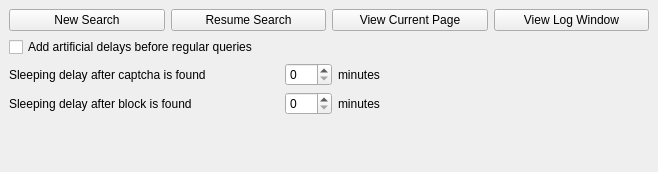
<?xml version="1.0" encoding="UTF-8"?>
<ui version="4.0">
 <class>Form</class>
 <widget class="QMainWindow" name="Form">
  <property name="geometry">
   <rect>
    <x>0</x>
    <y>0</y>
    <width>658</width>
    <height>172</height>
   </rect>
  </property>
  <property name="windowTitle">
   <string>Welcome to Citenet/CNA 1.6-0.3-5</string>
  </property>
  <widget class="QWidget" name="layoutWidget">
   <layout class="QVBoxLayout" name="verticalLayout" stretch="0,0,0">
    <item>
     <layout class="QHBoxLayout" name="horizontalLayout">
      <item>
       <widget class="QPushButton" name="btnNewSearch">
        <property name="text">
         <string>New Search</string>
        </property>
       </widget>
      </item>
      <item>
       <widget class="QPushButton" name="btnResume">
        <property name="text">
         <string>Resume Search</string>
        </property>
       </widget>
      </item>
      <item>
       <widget class="QPushButton" name="btnVis">
        <property name="sizePolicy">
         <sizepolicy hsizetype="Minimum" vsizetype="Fixed">
          <horstretch>0</horstretch>
          <verstretch>0</verstretch>
         </sizepolicy>
        </property>
        <property name="text">
         <string>View Current Page</string>
        </property>
       </widget>
      </item>
      <item>
       <widget class="QPushButton" name="btnLog">
        <property name="text">
         <string>View Log Window</string>
        </property>
       </widget>
      </item>
     </layout>
    </item>
    <item>
     <layout class="QGridLayout" name="gridLayout" columnstretch="0,0,0,1">
      <item row="1" column="3">
       <spacer name="horizontalSpacer">
        <property name="orientation">
         <enum>Qt::Horizontal</enum>
        </property>
        <property name="sizeHint" stdset="0">
         <size>
          <width>40</width>
          <height>20</height>
         </size>
        </property>
       </spacer>
      </item>
      <item row="1" column="2">
       <widget class="QLabel" name="label_2">
        <property name="text">
         <string>minutes</string>
        </property>
       </widget>
      </item>
      <item row="1" column="1">
       <widget class="QSpinBox" name="spinCaptcha">
        <property name="sizePolicy">
         <sizepolicy hsizetype="Expanding" vsizetype="Fixed">
          <horstretch>0</horstretch>
          <verstretch>0</verstretch>
         </sizepolicy>
        </property>
        <property name="maximum">
         <number>999</number>
        </property>
       </widget>
      </item>
      <item row="0" column="0">
       <widget class="QCheckBox" name="checkDelay">
        <property name="sizePolicy">
         <sizepolicy hsizetype="Minimum" vsizetype="Fixed">
          <horstretch>1</horstretch>
          <verstretch>0</verstretch>
         </sizepolicy>
        </property>
        <property name="text">
         <string>Add artificial delays before regular queries</string>
        </property>
       </widget>
      </item>
      <item row="1" column="0">
       <widget class="QLabel" name="label">
        <property name="text">
         <string>Sleeping delay after captcha is found</string>
        </property>
       </widget>
      </item>
      <item row="2" column="0">
       <widget class="QLabel" name="label_3">
        <property name="text">
         <string>Sleeping delay after block is found</string>
        </property>
       </widget>
      </item>
      <item row="2" column="2">
       <widget class="QLabel" name="label_4">
        <property name="text">
         <string>minutes</string>
        </property>
       </widget>
      </item>
      <item row="2" column="1">
       <widget class="QSpinBox" name="spinBlock">
        <property name="maximum">
         <number>999</number>
        </property>
       </widget>
      </item>
     </layout>
    </item>
    <item>
     <spacer name="verticalSpacer">
      <property name="orientation">
       <enum>Qt::Vertical</enum>
      </property>
      <property name="sizeHint" stdset="0">
       <size>
        <width>20</width>
        <height>40</height>
       </size>
      </property>
     </spacer>
    </item>
   </layout>
  </widget>
  <widget class="QStatusBar" name="statusbar">
   <property name="sizeGripEnabled">
    <bool>false</bool>
   </property>
  </widget>
 </widget>
 <resources/>
 <connections/>
</ui>
